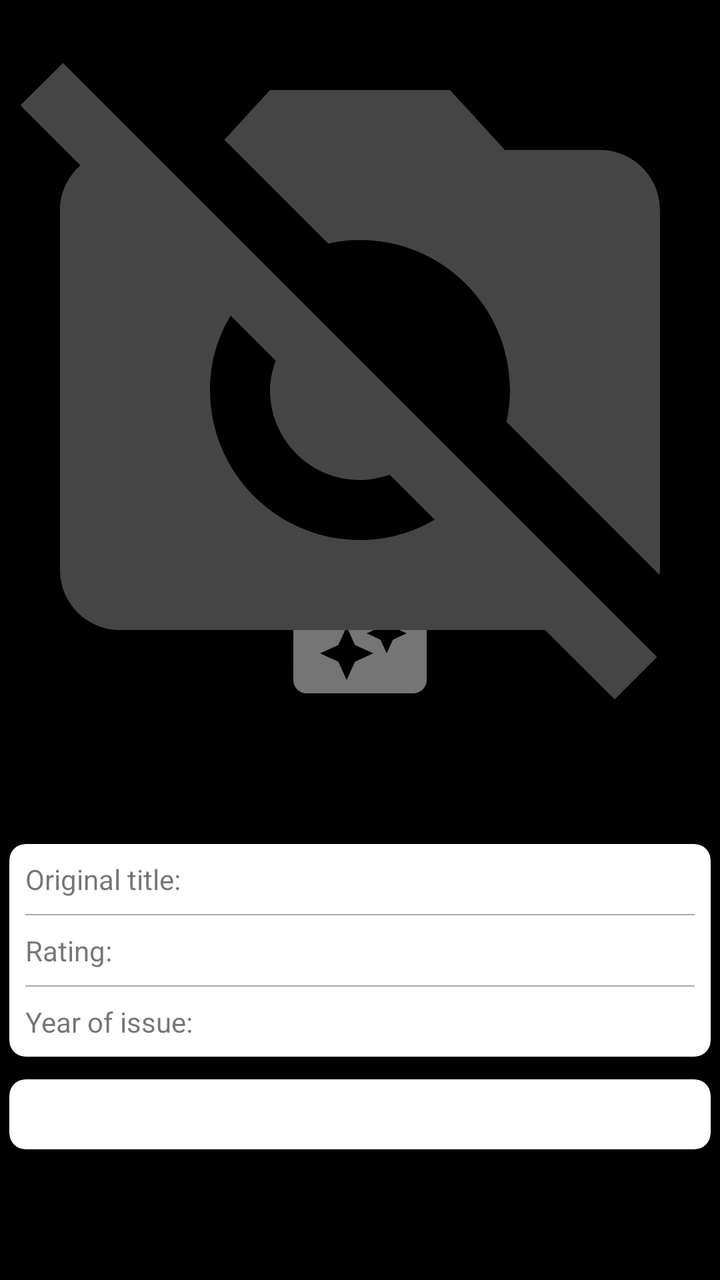
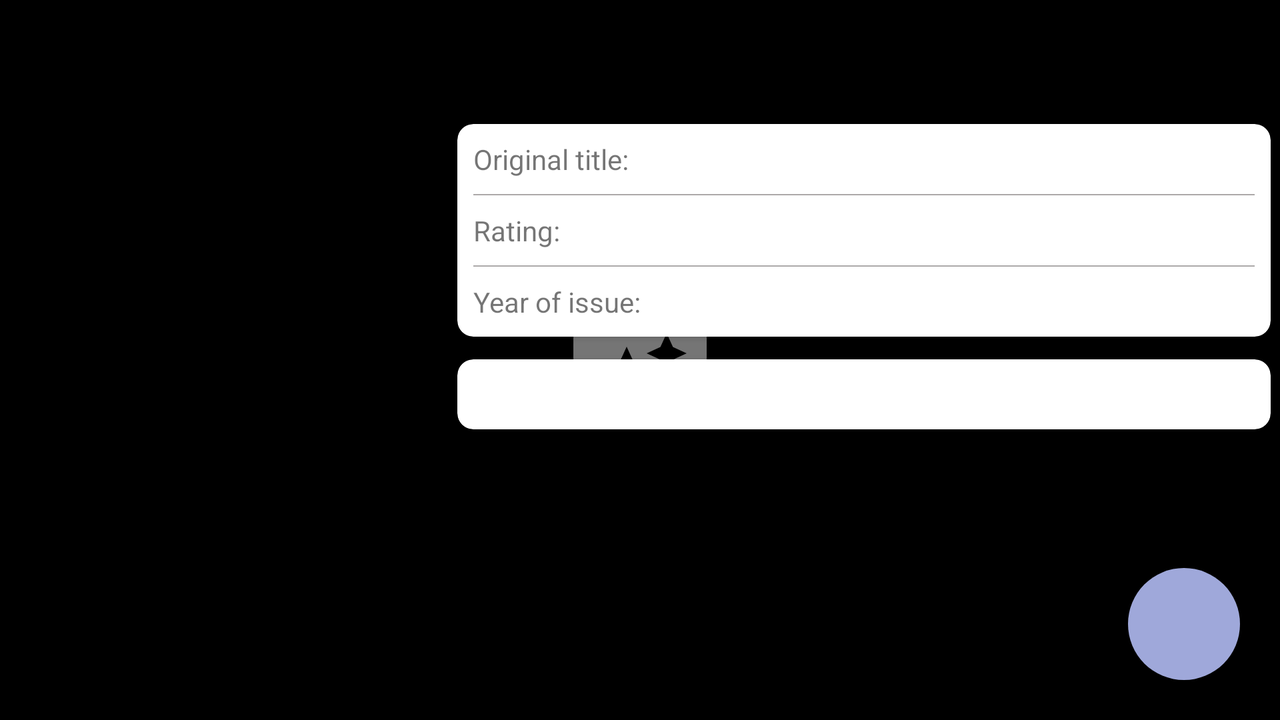

One screen, two layout resources from the same app: the default and the author's alternative for another configuration. Each is rendered where Android would select it; the XML of both is given below.
<!-- AndroidManifest.xml: application theme splashScreenTheme -->
<!-- res/layout/detail_fragment.xml -->
<?xml version="1.0" encoding="utf-8"?>
<ScrollView xmlns:android="http://schemas.android.com/apk/res/android"
    xmlns:app="http://schemas.android.com/apk/res-auto"
    xmlns:tools="http://schemas.android.com/tools"
    android:layout_width="match_parent"
    android:layout_height="match_parent"
    tools:context=".presentation.fragments.detail.DetailFragment">

    <androidx.constraintlayout.widget.ConstraintLayout
        android:layout_width="match_parent"
        android:layout_height="wrap_content">

        <ImageView
            android:id="@+id/ivFullPoster"
            android:layout_width="0dp"
            android:layout_height="wrap_content"
            android:adjustViewBounds="true"
            android:contentDescription="@string/poster_content_description"
            android:src="@drawable/default_no_poster_movie"
            app:layout_constraintEnd_toEndOf="parent"
            app:layout_constraintStart_toStartOf="parent"
            app:layout_constraintTop_toTopOf="parent" />

        <include
            android:id="@+id/movie_info"
            layout="@layout/movie_info"
            android:layout_width="0dp"
            android:layout_height="wrap_content"
            app:layout_constraintEnd_toEndOf="parent"
            app:layout_constraintStart_toStartOf="parent"
            app:layout_constraintTop_toBottomOf="@+id/ivFullPoster" />
    </androidx.constraintlayout.widget.ConstraintLayout>
</ScrollView>
<!-- res/layout/movie_info.xml (included above) -->
<?xml version="1.0" encoding="utf-8"?>
<LinearLayout xmlns:android="http://schemas.android.com/apk/res/android"
    xmlns:app="http://schemas.android.com/apk/res-auto"
    android:layout_width="match_parent"
    android:layout_height="match_parent"
    xmlns:tools="http://schemas.android.com/tools"
    android:orientation="vertical">

    <TextView
        android:id="@+id/tvTitleName"
        android:layout_width="match_parent"
        android:layout_height="wrap_content"
        android:layout_margin="16dp"
        android:gravity="center"
        android:textColor="?android:attr/textColorPrimary"
        android:textSize="18sp"
        android:textStyle="bold" />

    <androidx.cardview.widget.CardView
        android:id="@+id/cvDetailInfo"
        android:layout_width="match_parent"
        android:layout_height="wrap_content"
        app:cardCornerRadius="8dp"
        app:cardElevation="2dp"
        app:cardUseCompatPadding="true">

        <androidx.constraintlayout.widget.ConstraintLayout
            android:layout_width="match_parent"
            android:layout_height="match_parent">

            <androidx.constraintlayout.widget.Guideline
                android:id="@+id/guideline3"
                android:layout_width="wrap_content"
                android:layout_height="wrap_content"
                android:orientation="vertical"
                app:layout_constraintGuide_percent="0.5" />

            <TextView
                android:id="@+id/tvOriginalNameLabel"
                android:layout_width="wrap_content"
                android:layout_height="wrap_content"
                android:padding="8dp"
                android:text="@string/original_title_label"
                app:layout_constraintStart_toStartOf="parent"
                app:layout_constraintTop_toTopOf="parent" />

            <TextView
                android:id="@+id/tvOriginalName"
                android:layout_width="wrap_content"
                android:layout_height="wrap_content"
                android:padding="8dp"
                app:layout_constraintStart_toEndOf="@id/guideline3"
                app:layout_constraintTop_toTopOf="parent" />

            <View
                android:id="@+id/splitLine1"
                android:layout_width="match_parent"
                android:layout_height="0.5dp"
                android:layout_marginHorizontal="8dp"
                android:background="@color/split_line"
                app:layout_constraintTop_toBottomOf="@id/tvOriginalName" />

            <TextView
                android:id="@+id/tvRatingDetailLabel"
                android:layout_width="wrap_content"
                android:layout_height="wrap_content"
                android:padding="8dp"
                android:text="@string/rating_label"
                app:layout_constraintStart_toStartOf="parent"
                app:layout_constraintTop_toBottomOf="@id/splitLine1" />

            <TextView
                android:id="@+id/tvRatingDetail"
                android:layout_width="wrap_content"
                android:layout_height="wrap_content"
                android:padding="8dp"
                app:layout_constraintStart_toEndOf="@id/guideline3"
                app:layout_constraintTop_toBottomOf="@id/splitLine1" />

            <View
                android:id="@+id/splitLine2"
                android:layout_width="match_parent"
                android:layout_height="0.5dp"
                android:layout_marginHorizontal="8dp"
                android:background="@color/split_line"
                app:layout_constraintTop_toBottomOf="@id/tvRatingDetail" />

            <TextView
                android:id="@+id/tvDateLabel"
                android:layout_width="wrap_content"
                android:layout_height="wrap_content"
                android:padding="8dp"
                android:text="@string/year_of_issue_label"
                app:layout_constraintStart_toStartOf="parent"
                app:layout_constraintTop_toBottomOf="@id/splitLine2" />

            <TextView
                android:id="@+id/tvDate"
                android:layout_width="wrap_content"
                android:layout_height="wrap_content"
                android:padding="8dp"
                app:layout_constraintStart_toEndOf="@id/guideline3"
                app:layout_constraintTop_toBottomOf="@id/splitLine2" />

            <View
                android:id="@+id/splitLine3"
                android:layout_width="match_parent"
                android:layout_height="0.5dp"
                android:layout_marginHorizontal="8dp"
                android:background="@color/split_line"
                app:layout_constraintTop_toBottomOf="@id/tvRatingDetail" />
        </androidx.constraintlayout.widget.ConstraintLayout>
    </androidx.cardview.widget.CardView>

    <androidx.cardview.widget.CardView
        android:id="@+id/cvOverview"
        android:layout_width="match_parent"
        android:layout_height="wrap_content"
        app:cardCornerRadius="8dp"
        app:cardElevation="2dp"
        app:cardUseCompatPadding="true">

        <TextView
            android:id="@+id/tvOverview"
            android:layout_width="match_parent"
            android:layout_height="wrap_content"
            android:padding="8dp" />
    </androidx.cardview.widget.CardView>

        <androidx.recyclerview.widget.RecyclerView
            android:id="@+id/rvTrailers"
            android:layout_width="match_parent"
            android:layout_height="wrap_content"
            app:layoutManager="androidx.recyclerview.widget.LinearLayoutManager"
            android:orientation="horizontal"
            tools:listitem="@layout/item_trailer"
            />


</LinearLayout>
<!-- res/layout/item_trailer.xml (included above) -->
<?xml version="1.0" encoding="utf-8"?>
<androidx.constraintlayout.widget.ConstraintLayout
    xmlns:android="http://schemas.android.com/apk/res/android"
    android:layout_width="wrap_content"
    android:layout_height="200dp"
    xmlns:app="http://schemas.android.com/apk/res-auto">

    <ImageView
        android:layout_width="48dp"
        android:layout_height="48dp"
        android:focusable="true"
        android:contentDescription="@string/cd_play"
        android:src="@drawable/ic_baseline_play_circle_filled_24"
        app:layout_constraintStart_toStartOf="@id/cvTrailerItem"
        app:layout_constraintEnd_toEndOf="@id/cvTrailerItem"
        app:layout_constraintTop_toTopOf="@id/cvTrailerItem"
        app:layout_constraintBottom_toBottomOf="@id/cvTrailerItem"
        android:elevation="8dp"/>

    <TextView
        android:id="@+id/tvTrailerName"
        android:textColor="@color/white"
        android:layout_width="0dp"
        android:layout_height="wrap_content"
        app:layout_constraintStart_toStartOf="@id/cvTrailerItem"
        app:layout_constraintEnd_toEndOf="@id/cvTrailerItem"
        app:layout_constraintTop_toTopOf="@id/cvTrailerItem"
        android:layout_margin="8dp"
        android:elevation="8dp"
        android:textStyle="bold"
        />

    <androidx.cardview.widget.CardView
        android:id="@+id/cvTrailerItem"
        android:layout_width="0dp"
        android:layout_height="0dp"
        app:layout_constraintDimensionRatio="1.3:1"
        app:layout_constraintStart_toStartOf="parent"
        app:layout_constraintEnd_toEndOf="parent"
        app:layout_constraintTop_toTopOf="parent"
        app:layout_constraintBottom_toBottomOf="parent"
        android:elevation="2dp"
        app:cardCornerRadius="8dp"
        app:cardUseCompatPadding="true">

        <ImageView
            android:id="@+id/ivTrailerThumbnail"
            android:layout_width="match_parent"
            android:layout_gravity="center"
            android:layout_height="match_parent"
            android:adjustViewBounds="true"
            android:contentDescription="@string/poster_content_description"
            android:src="@drawable/ic_baseline_image_24" />
    </androidx.cardview.widget.CardView>

</androidx.constraintlayout.widget.ConstraintLayout>
<!-- resources referenced by this layout -->
<resources>
  <color name="split_line">#ACA9A9</color>
  <color name="white">#FFFFFFFF</color>
  <!-- drawable default_no_poster_movie (drawable) -->
  <vector android:height="24dp" android:tint="#454545"
      android:viewportHeight="24" android:viewportWidth="24"
      android:width="24dp" xmlns:android="http://schemas.android.com/apk/res/android">
      <path android:fillColor="@android:color/white" android:pathData="M10.94,8.12L7.48,4.66L9,3h6l1.83,2H20c1.1,0 2,0.9 2,2v12c0,0.05 -0.01,0.1 -0.02,0.16l-5.1,-5.1C16.96,13.71 17,13.36 17,13c0,-2.76 -2.24,-5 -5,-5C11.64,8 11.29,8.04 10.94,8.12zM20.49,23.31L18.17,21H4c-1.1,0 -2,-0.9 -2,-2V7c0,-0.59 0.27,-1.12 0.68,-1.49l-2,-2L2.1,2.1l19.8,19.8L20.49,23.31zM14.49,17.32l-1.5,-1.5C12.67,15.92 12.35,16 12,16c-1.66,0 -3,-1.34 -3,-3c0,-0.35 0.08,-0.67 0.19,-0.98l-1.5,-1.5C7.25,11.24 7,12.09 7,13c0,2.76 2.24,5 5,5C12.91,18 13.76,17.75 14.49,17.32z"/>
  </vector>
  <!-- drawable ic_baseline_play_circle_filled_24 (drawable) -->
  <vector android:alpha="0.74" android:height="24dp"
      android:tint="#757575" android:viewportHeight="24"
      android:viewportWidth="24" android:width="24dp" xmlns:android="http://schemas.android.com/apk/res/android">
      <path android:fillColor="@android:color/white" android:pathData="M12,2C6.48,2 2,6.48 2,12s4.48,10 10,10 10,-4.48 10,-10S17.52,2 12,2zM10,16.5v-9l6,4.5 -6,4.5z"/>
  </vector>
  <string name="cd_play">Play trailer</string>
  <string name="original_title_label">Original title:</string>
  <string name="poster_content_description">Movie poster</string>
  <string name="rating_label">Rating:</string>
  <string name="year_of_issue_label">Year of issue:</string>
  <style name="splashScreenTheme" parent="Theme.MaterialComponents.Light.NoActionBar">
          <item name="android:windowBackground">@drawable/splash_image</item>
          <item name="android:statusBarColor">@color/black</item>
      </style>
  <!-- drawable splash_image (drawable) -->
  <?xml version="1.0" encoding="utf-8"?>
  <layer-list xmlns:android="http://schemas.android.com/apk/res/android">
  
      <item android:drawable="@color/black"/>
  
      <item android:drawable="@drawable/ic_logo" android:gravity="center" />
  
  
  </layer-list>
  <color name="black">#FF000000</color>
  <!-- drawable ic_logo (drawable) -->
  <vector android:height="80dp" android:tint="#757575"
      android:viewportHeight="24" android:viewportWidth="24"
      android:width="80dp" xmlns:android="http://schemas.android.com/apk/res/android">
      <path android:fillColor="@android:color/white" android:pathData="M18,4l2,3h-3l-2,-3h-2l2,3h-3l-2,-3L8,4l2,3L7,7L5,4L4,4c-1.1,0 -1.99,0.9 -1.99,2L2,18c0,1.1 0.9,2 2,2h16c1.1,0 2,-0.9 2,-2L22,4h-4zM11.25,15.25L10,18l-1.25,-2.75L6,14l2.75,-1.25L10,10l1.25,2.75L14,14l-2.75,1.25zM16.94,11.94L16,14l-0.94,-2.06L13,11l2.06,-0.94L16,8l0.94,2.06L19,11l-2.06,0.94z"/>
  </vector>
</resources>
<!-- res/layout-land/detail_fragment.xml (the author's variant of the layout above) -->
<!-- drawn on the phone turned sideways -->
<?xml version="1.0" encoding="utf-8"?>
<androidx.constraintlayout.widget.ConstraintLayout xmlns:android="http://schemas.android.com/apk/res/android"
    xmlns:app="http://schemas.android.com/apk/res-auto"
    xmlns:tools="http://schemas.android.com/tools"
    android:layout_width="match_parent"
    android:layout_height="match_parent"
    tools:context=".presentation.fragments.detail.DetailFragment">

    <androidx.constraintlayout.widget.Guideline
        android:id="@+id/guideline7"
        android:layout_width="wrap_content"
        android:layout_height="wrap_content"
        android:orientation="vertical"
        app:layout_constraintGuide_percent="0.35" />

    <ImageView
        android:id="@+id/ivFullPoster"
        android:layout_width="0dp"
        android:layout_height="match_parent"
        android:adjustViewBounds="true"
        android:contentDescription="@string/poster_content_description"
        android:src="@drawable/ic_baseline_image_24"
        app:layout_constraintBottom_toBottomOf="parent"
        app:layout_constraintEnd_toEndOf="@id/guideline7"
        app:layout_constraintStart_toStartOf="parent"
        app:layout_constraintTop_toTopOf="parent" />

    <com.google.android.material.floatingactionbutton.FloatingActionButton
        android:id="@+id/fabFavourite"
        android:layout_width="wrap_content"
        android:layout_height="wrap_content"
        android:layout_margin="20dp"
        android:backgroundTint="@color/background_rating"
        android:contentDescription="@string/add_to_favourite"
        android:elevation="4dp"
        android:src="@drawable/ic_baseline_favorite_btn_true"
        app:borderWidth="0dp"
        app:fabSize="normal"
        app:layout_constraintBottom_toBottomOf="parent"
        app:layout_constraintEnd_toEndOf="parent"
        app:maxImageSize="30dp"
        app:tint="#FFFF" />

    <ScrollView
        android:layout_width="0dp"
        android:layout_height="match_parent"
        app:layout_constraintBottom_toBottomOf="parent"
        app:layout_constraintEnd_toEndOf="parent"
        app:layout_constraintStart_toStartOf="@id/guideline7"
        app:layout_constraintTop_toTopOf="parent">

        <androidx.constraintlayout.widget.ConstraintLayout
            android:layout_width="match_parent"
            android:layout_height="wrap_content">

            <include
                android:id="@+id/movie_info"
                layout="@layout/movie_info"
                android:layout_width="0dp"
                android:layout_height="wrap_content"
                app:layout_constraintBottom_toBottomOf="parent"
                app:layout_constraintEnd_toEndOf="parent"
                app:layout_constraintStart_toStartOf="parent"
                app:layout_constraintTop_toTopOf="parent" />

        </androidx.constraintlayout.widget.ConstraintLayout>

    </ScrollView>

</androidx.constraintlayout.widget.ConstraintLayout>
<!-- resources referenced by the variant -->
<!-- as the phone turned sideways resolves them -->
<resources>
  <color name="background_rating">#9FA8DA</color>
  <color name="split_line">#ACA9A9</color>
  <color name="white">#FFFFFFFF</color>
  <!-- drawable ic_baseline_play_circle_filled_24 (drawable) -->
  <vector android:alpha="0.74" android:height="24dp"
      android:tint="#757575" android:viewportHeight="24"
      android:viewportWidth="24" android:width="24dp" xmlns:android="http://schemas.android.com/apk/res/android">
      <path android:fillColor="@android:color/white" android:pathData="M12,2C6.48,2 2,6.48 2,12s4.48,10 10,10 10,-4.48 10,-10S17.52,2 12,2zM10,16.5v-9l6,4.5 -6,4.5z"/>
  </vector>
  <string name="add_to_favourite">Add to favourite</string>
  <string name="cd_play">Play trailer</string>
  <string name="original_title_label">Original title:</string>
  <string name="poster_content_description">Movie poster</string>
  <string name="rating_label">Rating:</string>
  <string name="year_of_issue_label">Year of issue:</string>
  <style name="splashScreenTheme" parent="Theme.MaterialComponents.Light.NoActionBar">
          <item name="android:windowBackground">@drawable/splash_image</item>
          <item name="android:statusBarColor">@color/black</item>
      </style>
  <!-- drawable splash_image (drawable) -->
  <?xml version="1.0" encoding="utf-8"?>
  <layer-list xmlns:android="http://schemas.android.com/apk/res/android">
  
      <item android:drawable="@color/black"/>
  
      <item android:drawable="@drawable/ic_logo" android:gravity="center" />
  
  
  </layer-list>
  <color name="black">#FF000000</color>
  <!-- drawable ic_logo (drawable) -->
  <vector android:height="80dp" android:tint="#757575"
      android:viewportHeight="24" android:viewportWidth="24"
      android:width="80dp" xmlns:android="http://schemas.android.com/apk/res/android">
      <path android:fillColor="@android:color/white" android:pathData="M18,4l2,3h-3l-2,-3h-2l2,3h-3l-2,-3L8,4l2,3L7,7L5,4L4,4c-1.1,0 -1.99,0.9 -1.99,2L2,18c0,1.1 0.9,2 2,2h16c1.1,0 2,-0.9 2,-2L22,4h-4zM11.25,15.25L10,18l-1.25,-2.75L6,14l2.75,-1.25L10,10l1.25,2.75L14,14l-2.75,1.25zM16.94,11.94L16,14l-0.94,-2.06L13,11l2.06,-0.94L16,8l0.94,2.06L19,11l-2.06,0.94z"/>
  </vector>
</resources>
